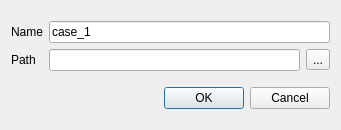
<?xml version="1.0" encoding="UTF-8"?>
<ui version="4.0">
 <class>newCase</class>
 <widget class="QDialog" name="newCase">
  <property name="geometry">
   <rect>
    <x>0</x>
    <y>0</y>
    <width>341</width>
    <height>130</height>
   </rect>
  </property>
  <property name="windowTitle">
   <string>Dialog</string>
  </property>
  <layout class="QVBoxLayout" name="verticalLayout_3">
   <item>
    <layout class="QHBoxLayout" name="horizontalLayout_2">
     <item>
      <layout class="QVBoxLayout" name="verticalLayout_2">
       <item>
        <widget class="QLabel" name="label">
         <property name="text">
          <string>Name</string>
         </property>
        </widget>
       </item>
       <item>
        <widget class="QLabel" name="label_2">
         <property name="text">
          <string>Path</string>
         </property>
        </widget>
       </item>
      </layout>
     </item>
     <item>
      <layout class="QVBoxLayout" name="verticalLayout">
       <item>
        <widget class="QLineEdit" name="newCaseNameInput">
         <property name="text">
          <string>case_1</string>
         </property>
        </widget>
       </item>
       <item>
        <layout class="QHBoxLayout" name="horizontalLayout">
         <item>
          <widget class="QLineEdit" name="newCasePathInput"/>
         </item>
         <item>
          <widget class="QToolButton" name="newCaseBrowser">
           <property name="text">
            <string>...</string>
           </property>
          </widget>
         </item>
        </layout>
       </item>
      </layout>
     </item>
    </layout>
   </item>
   <item>
    <widget class="QDialogButtonBox" name="buttonBox">
     <property name="orientation">
      <enum>Qt::Horizontal</enum>
     </property>
     <property name="standardButtons">
      <set>QDialogButtonBox::Cancel|QDialogButtonBox::Ok</set>
     </property>
    </widget>
   </item>
  </layout>
 </widget>
 <resources/>
 <connections>
  <connection>
   <sender>buttonBox</sender>
   <signal>accepted()</signal>
   <receiver>newCase</receiver>
   <slot>accept()</slot>
   <hints>
    <hint type="sourcelabel">
     <x>248</x>
     <y>254</y>
    </hint>
    <hint type="destinationlabel">
     <x>157</x>
     <y>274</y>
    </hint>
   </hints>
  </connection>
  <connection>
   <sender>buttonBox</sender>
   <signal>rejected()</signal>
   <receiver>newCase</receiver>
   <slot>reject()</slot>
   <hints>
    <hint type="sourcelabel">
     <x>316</x>
     <y>260</y>
    </hint>
    <hint type="destinationlabel">
     <x>286</x>
     <y>274</y>
    </hint>
   </hints>
  </connection>
 </connections>
</ui>
